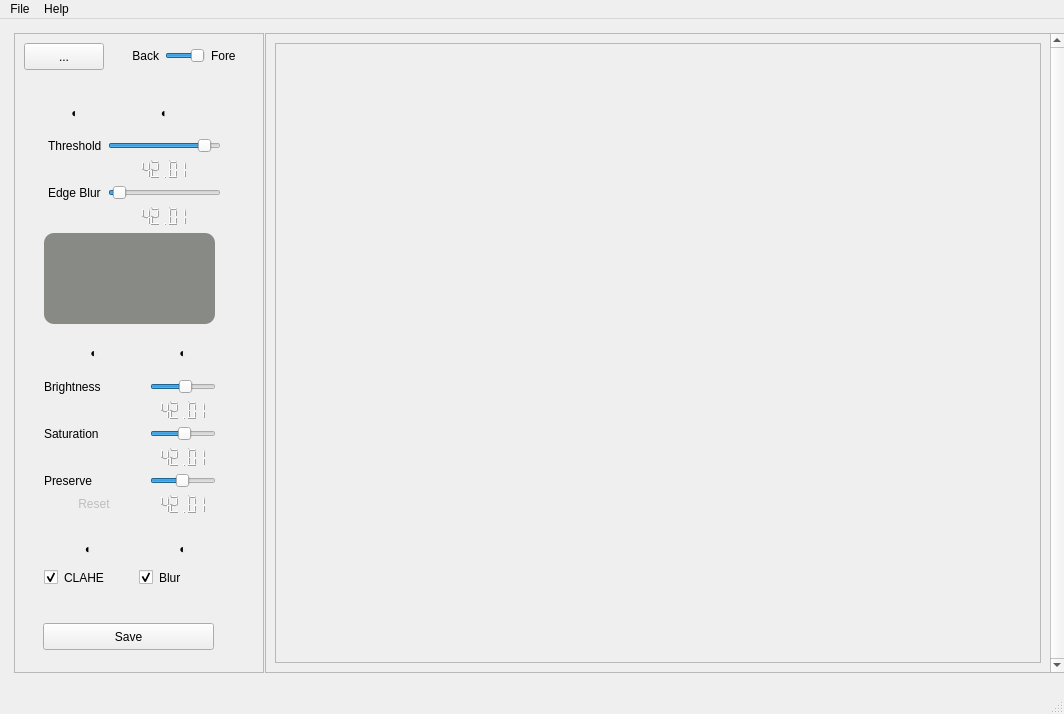
<?xml version="1.0" encoding="UTF-8"?>
<ui version="4.0">
 <class>MainWindow</class>
 <widget class="QMainWindow" name="MainWindow">
  <property name="geometry">
   <rect>
    <x>0</x>
    <y>0</y>
    <width>1064</width>
    <height>714</height>
   </rect>
  </property>
  <property name="acceptDrops">
   <bool>true</bool>
  </property>
  <property name="windowTitle">
   <string>MainWindow</string>
  </property>
  <property name="windowIcon">
   <iconset>
    <normaloff>:/icon/appicon.png</normaloff>:/icon/appicon.png</iconset>
  </property>
  <widget class="QWidget" name="centralwidget">
   <property name="minimumSize">
    <size>
     <width>800</width>
     <height>600</height>
    </size>
   </property>
   <layout class="QHBoxLayout" name="horizontalLayout">
    <item>
     <layout class="QHBoxLayout" name="horizontalLayout_2" stretch="0,0">
      <property name="spacing">
       <number>1</number>
      </property>
      <property name="sizeConstraint">
       <enum>QLayout::SetDefaultConstraint</enum>
      </property>
      <property name="leftMargin">
       <number>5</number>
      </property>
      <property name="topMargin">
       <number>5</number>
      </property>
      <property name="rightMargin">
       <number>5</number>
      </property>
      <property name="bottomMargin">
       <number>10</number>
      </property>
      <item>
       <widget class="QFrame" name="frameControl">
        <property name="sizePolicy">
         <sizepolicy hsizetype="Preferred" vsizetype="Preferred">
          <horstretch>0</horstretch>
          <verstretch>0</verstretch>
         </sizepolicy>
        </property>
        <property name="minimumSize">
         <size>
          <width>250</width>
          <height>0</height>
         </size>
        </property>
        <property name="maximumSize">
         <size>
          <width>250</width>
          <height>16777215</height>
         </size>
        </property>
        <property name="styleSheet">
         <string notr="true"/>
        </property>
        <property name="frameShape">
         <enum>QFrame::StyledPanel</enum>
        </property>
        <property name="frameShadow">
         <enum>QFrame::Raised</enum>
        </property>
        <widget class="QPushButton" name="button2Browse">
         <property name="geometry">
          <rect>
           <x>10</x>
           <y>10</y>
           <width>80</width>
           <height>27</height>
          </rect>
         </property>
         <property name="maximumSize">
          <size>
           <width>150</width>
           <height>16777215</height>
          </size>
         </property>
         <property name="toolTip">
          <string>&lt;html&gt;&lt;head/&gt;&lt;body&gt;&lt;p&gt;Open an image file to edit&lt;/p&gt;&lt;/body&gt;&lt;/html&gt;</string>
         </property>
         <property name="text">
          <string>...</string>
         </property>
        </widget>
        <widget class="QFrame" name="frameSliders">
         <property name="geometry">
          <rect>
           <x>20</x>
           <y>50</y>
           <width>211</width>
           <height>511</height>
          </rect>
         </property>
         <property name="styleSheet">
          <string notr="true">border:none</string>
         </property>
         <property name="frameShape">
          <enum>QFrame::NoFrame</enum>
         </property>
         <property name="frameShadow">
          <enum>QFrame::Sunken</enum>
         </property>
         <property name="lineWidth">
          <number>0</number>
         </property>
         <widget class="QWidget" name="layoutWidget">
          <property name="geometry">
           <rect>
            <x>10</x>
            <y>450</y>
            <width>183</width>
            <height>52</height>
           </rect>
          </property>
          <layout class="QGridLayout" name="gridLayout_3">
           <item row="3" column="1">
            <widget class="QCheckBox" name="check_blur">
             <property name="text">
              <string>Blur</string>
             </property>
             <property name="checked">
              <bool>true</bool>
             </property>
            </widget>
           </item>
           <item row="2" column="1">
            <widget class="QLabel" name="label">
             <property name="text">
              <string>◐</string>
             </property>
             <property name="alignment">
              <set>Qt::AlignCenter</set>
             </property>
            </widget>
           </item>
           <item row="3" column="0">
            <widget class="QCheckBox" name="check_pp">
             <property name="text">
              <string>CLAHE</string>
             </property>
             <property name="checked">
              <bool>true</bool>
             </property>
            </widget>
           </item>
           <item row="2" column="0">
            <widget class="QLabel" name="label_4">
             <property name="text">
              <string>◐</string>
             </property>
             <property name="alignment">
              <set>Qt::AlignCenter</set>
             </property>
            </widget>
           </item>
          </layout>
         </widget>
         <widget class="QLabel" name="label_maskimage">
          <property name="geometry">
           <rect>
            <x>10</x>
            <y>150</y>
            <width>171</width>
            <height>91</height>
           </rect>
          </property>
          <property name="toolTip">
           <string>Current  Selection Mask</string>
          </property>
          <property name="styleSheet">
           <string notr="true">border-radius: 10px; background:rgb(136, 138, 133)</string>
          </property>
          <property name="frameShadow">
           <enum>QFrame::Plain</enum>
          </property>
          <property name="text">
           <string/>
          </property>
          <property name="scaledContents">
           <bool>false</bool>
          </property>
          <property name="alignment">
           <set>Qt::AlignCenter</set>
          </property>
          <property name="margin">
           <number>5</number>
          </property>
         </widget>
         <widget class="QWidget" name="layoutWidget">
          <property name="geometry">
           <rect>
            <x>14</x>
            <y>10</y>
            <width>173</width>
            <height>133</height>
           </rect>
          </property>
          <layout class="QGridLayout" name="gridLayout">
           <item row="1" column="1">
            <widget class="QSlider" name="slider_thresh">
             <property name="toolTip">
              <string>&lt;html&gt;&lt;head/&gt;&lt;body&gt;&lt;p&gt;Foreground/Background Separation &lt;/p&gt;&lt;p&gt;Use this with &lt;span style=&quot; font-weight:600;&quot;&gt;Blur&lt;/span&gt; to control edges&lt;/p&gt;&lt;/body&gt;&lt;/html&gt;</string>
             </property>
             <property name="minimum">
              <number>1</number>
             </property>
             <property name="maximum">
              <number>99</number>
             </property>
             <property name="singleStep">
              <number>5</number>
             </property>
             <property name="value">
              <number>90</number>
             </property>
             <property name="orientation">
              <enum>Qt::Horizontal</enum>
             </property>
             <property name="tickInterval">
              <number>5</number>
             </property>
            </widget>
           </item>
           <item row="5" column="1">
            <widget class="QSlider" name="slider_blur">
             <property name="toolTip">
              <string>Remove sharp  segment edges </string>
             </property>
             <property name="minimum">
              <number>1</number>
             </property>
             <property name="maximum">
              <number>200</number>
             </property>
             <property name="value">
              <number>10</number>
             </property>
             <property name="orientation">
              <enum>Qt::Horizontal</enum>
             </property>
             <property name="tickInterval">
              <number>5</number>
             </property>
            </widget>
           </item>
           <item row="1" column="0">
            <widget class="QLabel" name="label_2">
             <property name="text">
              <string>Threshold</string>
             </property>
             <property name="margin">
              <number>5</number>
             </property>
            </widget>
           </item>
           <item row="5" column="0">
            <widget class="QLabel" name="label_9">
             <property name="text">
              <string>Edge Blur</string>
             </property>
            </widget>
           </item>
           <item row="6" column="1">
            <widget class="QLCDNumber" name="lcd_blur">
             <property name="maximumSize">
              <size>
               <width>16777215</width>
               <height>20</height>
              </size>
             </property>
             <property name="value" stdset="0">
              <double>42.009999999999998</double>
             </property>
            </widget>
           </item>
           <item row="0" column="1">
            <widget class="QLabel" name="labelSeparator2_2">
             <property name="styleSheet">
              <string notr="true">border-top-color: rgb(238, 238, 236);
border-bottom-color: rgb(238, 238, 236);
</string>
             </property>
             <property name="text">
              <string>◐</string>
             </property>
             <property name="alignment">
              <set>Qt::AlignCenter</set>
             </property>
            </widget>
           </item>
           <item row="3" column="1">
            <widget class="QLCDNumber" name="lcd_thresh">
             <property name="maximumSize">
              <size>
               <width>16777215</width>
               <height>20</height>
              </size>
             </property>
             <property name="value" stdset="0">
              <double>42.009999999999998</double>
             </property>
            </widget>
           </item>
           <item row="0" column="0">
            <widget class="QLabel" name="labelSeparator2_4">
             <property name="styleSheet">
              <string notr="true">border-top-color: rgb(238, 238, 236);
border-bottom-color: rgb(238, 238, 236);
</string>
             </property>
             <property name="text">
              <string>◐</string>
             </property>
             <property name="alignment">
              <set>Qt::AlignCenter</set>
             </property>
            </widget>
           </item>
          </layout>
         </widget>
         <widget class="QWidget" name="layoutWidget">
          <property name="geometry">
           <rect>
            <x>10</x>
            <y>250</y>
            <width>172</width>
            <height>181</height>
           </rect>
          </property>
          <layout class="QGridLayout" name="gridLayout_2">
           <item row="5" column="1">
            <widget class="QSlider" name="slider_blendwt1">
             <property name="toolTip">
              <string>Weightage for original image</string>
             </property>
             <property name="minimum">
              <number>1</number>
             </property>
             <property name="maximum">
              <number>100</number>
             </property>
             <property name="singleStep">
              <number>5</number>
             </property>
             <property name="value">
              <number>50</number>
             </property>
             <property name="orientation">
              <enum>Qt::Horizontal</enum>
             </property>
             <property name="tickInterval">
              <number>5</number>
             </property>
            </widget>
           </item>
           <item row="3" column="1">
            <widget class="QSlider" name="slider_saturation">
             <property name="toolTip">
              <string>Color saturation</string>
             </property>
             <property name="minimum">
              <number>-200</number>
             </property>
             <property name="maximum">
              <number>200</number>
             </property>
             <property name="value">
              <number>10</number>
             </property>
             <property name="orientation">
              <enum>Qt::Horizontal</enum>
             </property>
             <property name="tickInterval">
              <number>5</number>
             </property>
            </widget>
           </item>
           <item row="3" column="0">
            <widget class="QLabel" name="label_saturation">
             <property name="text">
              <string>Saturation</string>
             </property>
            </widget>
           </item>
           <item row="4" column="1">
            <widget class="QLCDNumber" name="lcd_satur">
             <property name="maximumSize">
              <size>
               <width>16777215</width>
               <height>20</height>
              </size>
             </property>
             <property name="value" stdset="0">
              <double>42.009999999999998</double>
             </property>
            </widget>
           </item>
           <item row="1" column="0">
            <widget class="QLabel" name="lablel_brightness">
             <property name="text">
              <string>Brightness</string>
             </property>
            </widget>
           </item>
           <item row="2" column="1">
            <widget class="QLCDNumber" name="lcd_bright">
             <property name="maximumSize">
              <size>
               <width>16777215</width>
               <height>20</height>
              </size>
             </property>
             <property name="value" stdset="0">
              <double>42.009999999999998</double>
             </property>
            </widget>
           </item>
           <item row="1" column="1">
            <widget class="QSlider" name="slider_bright">
             <property name="toolTip">
              <string>&lt;html&gt;&lt;head/&gt;&lt;body&gt;&lt;p&gt;Brightness of Segment&lt;/p&gt;&lt;p&gt;Select &lt;span style=&quot; font-weight:600;&quot;&gt;Back &lt;/span&gt;from above if you want to brighten background only &lt;/p&gt;&lt;/body&gt;&lt;/html&gt;</string>
             </property>
             <property name="minimum">
              <number>-200</number>
             </property>
             <property name="maximum">
              <number>200</number>
             </property>
             <property name="singleStep">
              <number>1</number>
             </property>
             <property name="value">
              <number>20</number>
             </property>
             <property name="orientation">
              <enum>Qt::Horizontal</enum>
             </property>
             <property name="tickInterval">
              <number>5</number>
             </property>
            </widget>
           </item>
           <item row="5" column="0">
            <widget class="QLabel" name="label_3">
             <property name="text">
              <string>Preserve</string>
             </property>
            </widget>
           </item>
           <item row="6" column="1">
            <widget class="QLCDNumber" name="lcd_blendwt1">
             <property name="maximumSize">
              <size>
               <width>16777215</width>
               <height>20</height>
              </size>
             </property>
             <property name="value" stdset="0">
              <double>42.009999999999998</double>
             </property>
            </widget>
           </item>
           <item row="6" column="0">
            <widget class="QPushButton" name="buttonReset">
             <property name="enabled">
              <bool>false</bool>
             </property>
             <property name="sizePolicy">
              <sizepolicy hsizetype="Fixed" vsizetype="Fixed">
               <horstretch>0</horstretch>
               <verstretch>0</verstretch>
              </sizepolicy>
             </property>
             <property name="minimumSize">
              <size>
               <width>100</width>
               <height>0</height>
              </size>
             </property>
             <property name="styleSheet">
              <string notr="true"/>
             </property>
             <property name="text">
              <string>Reset</string>
             </property>
            </widget>
           </item>
           <item row="0" column="0">
            <widget class="QLabel" name="labelSeparator2">
             <property name="styleSheet">
              <string notr="true">border-top-color: rgb(238, 238, 236);
border-bottom-color: rgb(238, 238, 236);
</string>
             </property>
             <property name="text">
              <string>◐</string>
             </property>
             <property name="alignment">
              <set>Qt::AlignCenter</set>
             </property>
            </widget>
           </item>
           <item row="0" column="1">
            <widget class="QLabel" name="labelSeparator2_3">
             <property name="styleSheet">
              <string notr="true">border-top-color: rgb(238, 238, 236);
border-bottom-color: rgb(238, 238, 236);
</string>
             </property>
             <property name="text">
              <string>◐</string>
             </property>
             <property name="alignment">
              <set>Qt::AlignCenter</set>
             </property>
            </widget>
           </item>
          </layout>
         </widget>
        </widget>
        <widget class="QWidget" name="layoutWidget">
         <property name="geometry">
          <rect>
           <x>100</x>
           <y>10</y>
           <width>141</width>
           <height>25</height>
          </rect>
         </property>
         <layout class="QHBoxLayout" name="horizontalLayout_4">
          <item>
           <widget class="QLabel" name="label_fore">
            <property name="styleSheet">
             <string notr="true"/>
            </property>
            <property name="text">
             <string>Back</string>
            </property>
            <property name="alignment">
             <set>Qt::AlignRight|Qt::AlignTrailing|Qt::AlignVCenter</set>
            </property>
            <property name="margin">
             <number>2</number>
            </property>
           </widget>
          </item>
          <item>
           <widget class="QSlider" name="sliderModeToggle">
            <property name="maximumSize">
             <size>
              <width>40</width>
              <height>16777215</height>
             </size>
            </property>
            <property name="toolTip">
             <string>&lt;html&gt;&lt;head/&gt;&lt;body&gt;&lt;p&gt;Foreground or Background?&lt;/p&gt;&lt;p&gt;&lt;span style=&quot; font-weight:600;&quot;&gt;Warning! &lt;/span&gt;Changing this will reset current changes ! &lt;/p&gt;&lt;/body&gt;&lt;/html&gt;</string>
            </property>
            <property name="styleSheet">
             <string notr="true"/>
            </property>
            <property name="minimum">
             <number>0</number>
            </property>
            <property name="maximum">
             <number>1</number>
            </property>
            <property name="pageStep">
             <number>1</number>
            </property>
            <property name="value">
             <number>1</number>
            </property>
            <property name="orientation">
             <enum>Qt::Horizontal</enum>
            </property>
            <property name="invertedAppearance">
             <bool>false</bool>
            </property>
           </widget>
          </item>
          <item>
           <widget class="QLabel" name="label_back">
            <property name="text">
             <string>Fore</string>
            </property>
            <property name="margin">
             <number>2</number>
            </property>
           </widget>
          </item>
         </layout>
        </widget>
        <widget class="QPushButton" name="button2Save">
         <property name="geometry">
          <rect>
           <x>29</x>
           <y>590</y>
           <width>171</width>
           <height>27</height>
          </rect>
         </property>
         <property name="toolTip">
          <string>&lt;html&gt;&lt;head/&gt;&lt;body&gt;&lt;p&gt;Save edited File&lt;/p&gt;&lt;p&gt;It might take more time than previews&lt;/p&gt;&lt;/body&gt;&lt;/html&gt;</string>
         </property>
         <property name="text">
          <string>Save</string>
         </property>
        </widget>
       </widget>
      </item>
      <item>
       <widget class="QScrollArea" name="scrollArea">
        <property name="sizePolicy">
         <sizepolicy hsizetype="Expanding" vsizetype="Expanding">
          <horstretch>0</horstretch>
          <verstretch>0</verstretch>
         </sizepolicy>
        </property>
        <property name="minimumSize">
         <size>
          <width>800</width>
          <height>600</height>
         </size>
        </property>
        <property name="lineWidth">
         <number>1</number>
        </property>
        <property name="verticalScrollBarPolicy">
         <enum>Qt::ScrollBarAlwaysOn</enum>
        </property>
        <property name="sizeAdjustPolicy">
         <enum>QAbstractScrollArea::AdjustToContents</enum>
        </property>
        <property name="widgetResizable">
         <bool>true</bool>
        </property>
        <property name="alignment">
         <set>Qt::AlignCenter</set>
        </property>
        <widget class="QWidget" name="scrollAreaWidgetContents">
         <property name="geometry">
          <rect>
           <x>0</x>
           <y>0</y>
           <width>784</width>
           <height>631</height>
          </rect>
         </property>
         <property name="sizePolicy">
          <sizepolicy hsizetype="Expanding" vsizetype="Expanding">
           <horstretch>0</horstretch>
           <verstretch>0</verstretch>
          </sizepolicy>
         </property>
         <layout class="QHBoxLayout" name="horizontalLayout_3">
          <item>
           <widget class="QLabel" name="label_mainimage">
            <property name="enabled">
             <bool>true</bool>
            </property>
            <property name="sizePolicy">
             <sizepolicy hsizetype="Expanding" vsizetype="Expanding">
              <horstretch>0</horstretch>
              <verstretch>0</verstretch>
             </sizepolicy>
            </property>
            <property name="acceptDrops">
             <bool>true</bool>
            </property>
            <property name="toolTip">
             <string>&lt;html&gt;&lt;head/&gt;&lt;body&gt;&lt;p&gt;You have not opened any image file &lt;/p&gt;&lt;p&gt;(Use File Open Button on&lt;span style=&quot; font-weight:600;&quot;&gt; Top Left&lt;/span&gt;)&lt;/p&gt;&lt;/body&gt;&lt;/html&gt;</string>
            </property>
            <property name="styleSheet">
             <string notr="true"/>
            </property>
            <property name="frameShape">
             <enum>QFrame::StyledPanel</enum>
            </property>
            <property name="frameShadow">
             <enum>QFrame::Plain</enum>
            </property>
            <property name="lineWidth">
             <number>1</number>
            </property>
            <property name="midLineWidth">
             <number>0</number>
            </property>
            <property name="text">
             <string/>
            </property>
            <property name="scaledContents">
             <bool>false</bool>
            </property>
            <property name="alignment">
             <set>Qt::AlignCenter</set>
            </property>
            <property name="margin">
             <number>10</number>
            </property>
           </widget>
          </item>
         </layout>
        </widget>
       </widget>
      </item>
     </layout>
    </item>
   </layout>
  </widget>
  <widget class="QMenuBar" name="menubar">
   <property name="geometry">
    <rect>
     <x>0</x>
     <y>0</y>
     <width>1064</width>
     <height>24</height>
    </rect>
   </property>
   <widget class="QMenu" name="menuFile">
    <property name="title">
     <string>File</string>
    </property>
    <addaction name="action_open"/>
    <addaction name="action_save"/>
    <addaction name="action_quit"/>
   </widget>
   <widget class="QMenu" name="menuHelp">
    <property name="title">
     <string>Help</string>
    </property>
    <addaction name="action_about"/>
   </widget>
   <addaction name="menuFile"/>
   <addaction name="menuHelp"/>
  </widget>
  <widget class="QStatusBar" name="statusbar">
   <property name="styleSheet">
    <string notr="true"/>
   </property>
  </widget>
  <action name="action_open">
   <property name="text">
    <string>Open</string>
   </property>
   <property name="toolTip">
    <string>Open an Image</string>
   </property>
  </action>
  <action name="action_save">
   <property name="enabled">
    <bool>false</bool>
   </property>
   <property name="text">
    <string>Save</string>
   </property>
  </action>
  <action name="action_quit">
   <property name="text">
    <string>Quit</string>
   </property>
  </action>
  <action name="action_about">
   <property name="text">
    <string>About</string>
   </property>
  </action>
 </widget>
 <resources/>
 <connections/>
</ui>
